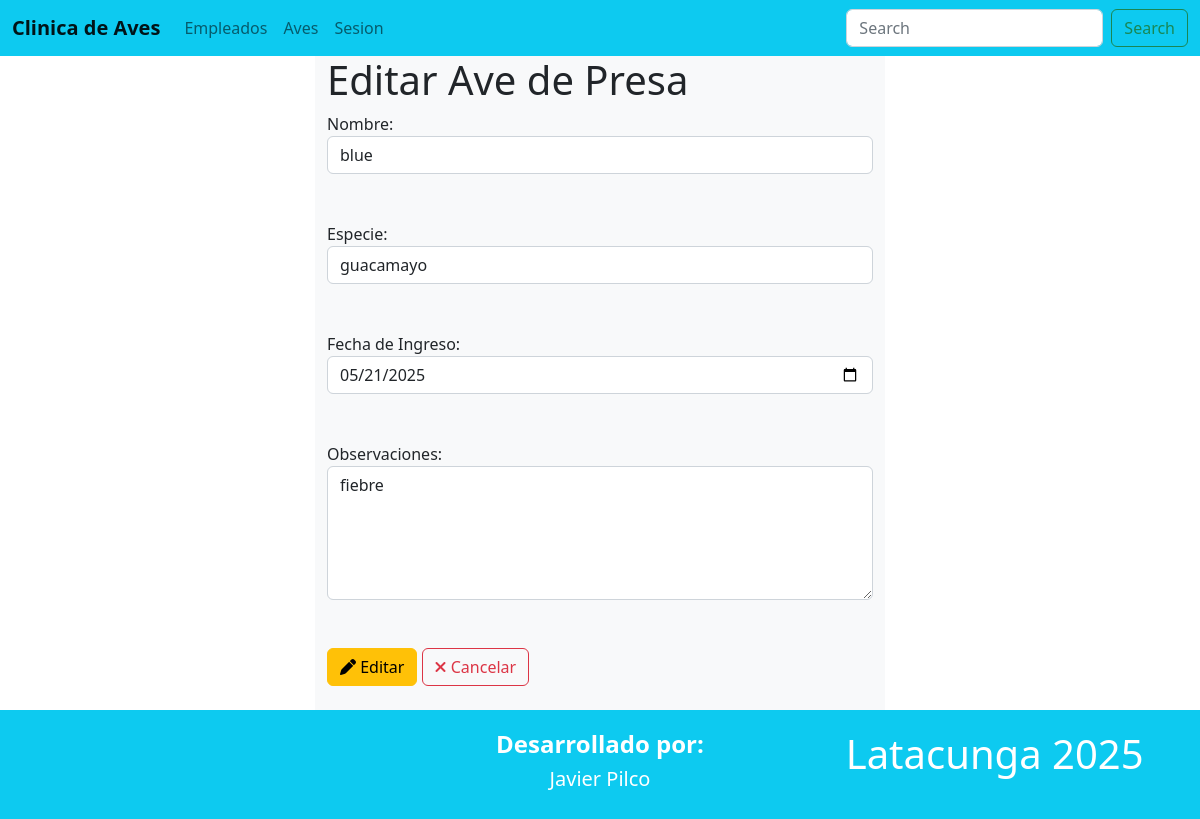
/editarAve/1, run on an earlier commit of the app's database.
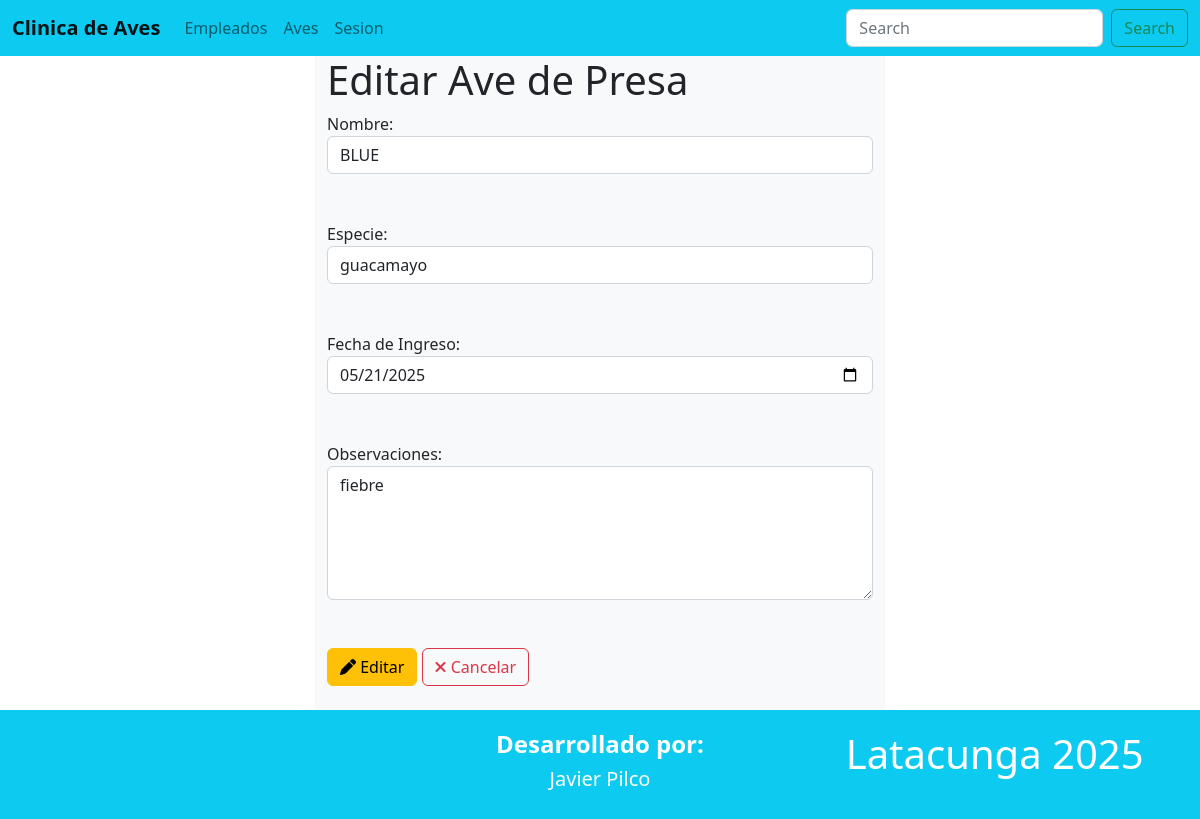
And on a later commit of the database.
### Aplicaciones/Modulo/models.py (models this page shows, shortened)
class AveDePresa(models.Model):
    nombre = models.CharField(max_length=100)
    especie = models.CharField(max_length=50)
    fecha_ingreso = models.DateField()
    observaciones = models.TextField(blank=True)

### Aplicaciones/Modulo/views.py (the view)
# urls.py: path('editarAve/<id>', views.editarAve),
def editarAve(request, id):
    ave = AveDePresa.objects.get(id=id)
    return render(request, "editarAve.html", {'ave': ave})

### Aplicaciones/Modulo/templates/editarAve.html (shortened to what this page needs)
{% extends './plantilla.html' %}
{% block contenido %}
<div class="row">
    <div class="col-md-3"></div>
    <div class="col-md-6 bg-light">
        <h1>Editar Ave de Presa</h1>
        <form action="/procesarEdicionAve" method="post">
            <label for="nombre">Nombre:</label><br>
            <input class="form-control" type="text" name="nombre" id="nombre" value="{{ ave.nombre }}" required> <br> <br>
            <label for="especie">Especie:</label><br>
            <input class="form-control" type="text" name="especie" id="especie" value="{{ ave.especie }}" required> <br> <br>
            <label for="fecha_ingreso">Fecha de Ingreso:</label><br>
            <input class="form-control" type="date" name="fecha_ingreso" id="fecha_ingreso" value="{{ ave.fecha_ingreso|date:'Y-m-d' }}" required> <br> <br>
            <label for="observaciones">Observaciones:</label><br>
            <textarea class="form-control" name="observaciones" id="observaciones" rows="5">{{ ave.observaciones }}</textarea> <br> <br>
            <button class="btn btn-warning" type="submit">
                <i class="fa fa-pen"></i> Editar
            </button>
            <a class="btn btn-outline-danger" href="/aves">
                <i class="fa fa-times"></i> Cancelar
            </a>
        </form>
        <br>
    </div>
    <div class="col-md-3"></div>
</div>
{% endblock %}

What changed in the data, as far as the page shows it:
changed AveDePresa "guacamayo": nombre "blue" → "BLUE"
